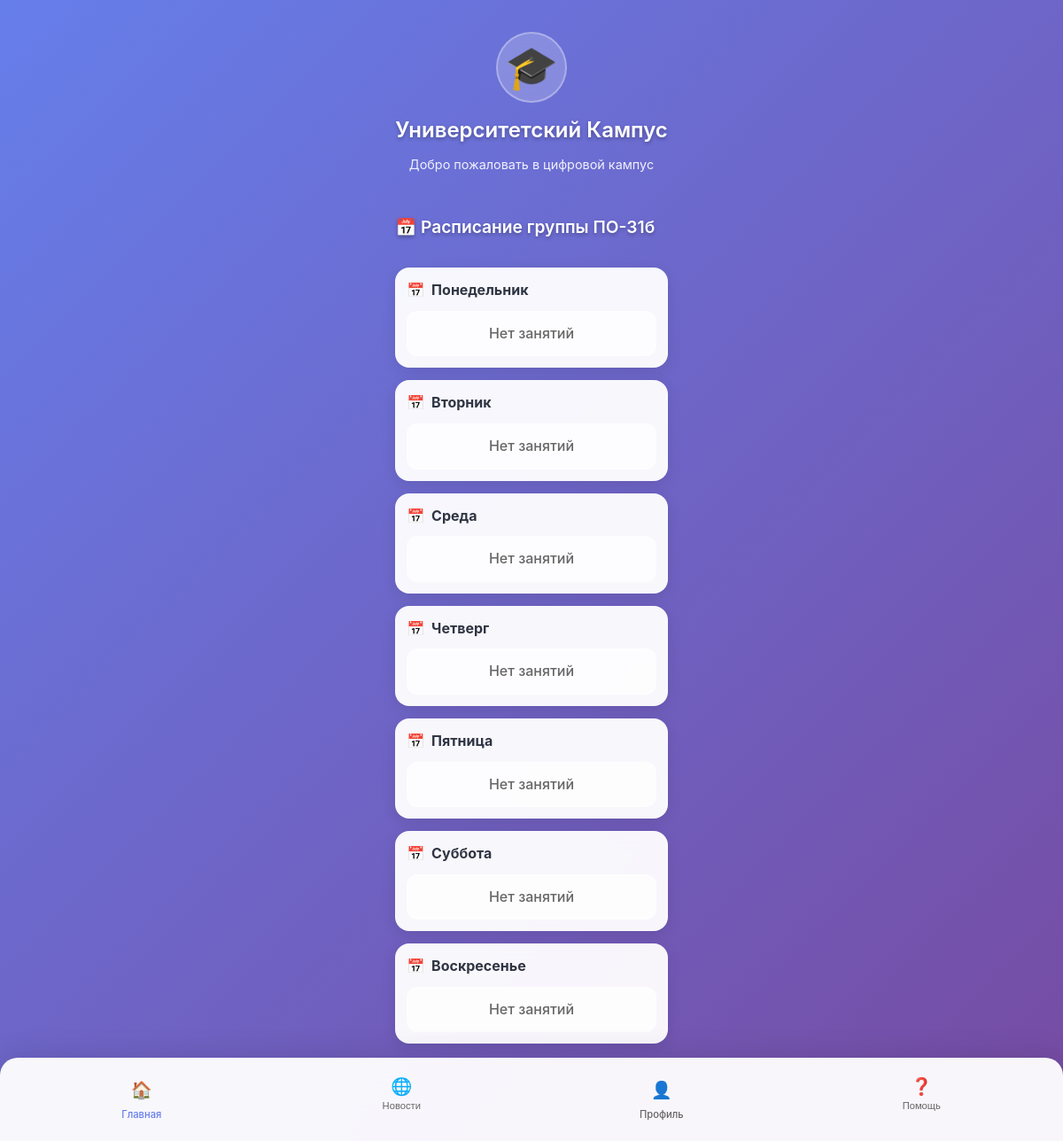
Page /schedule/ on the earlier database version.
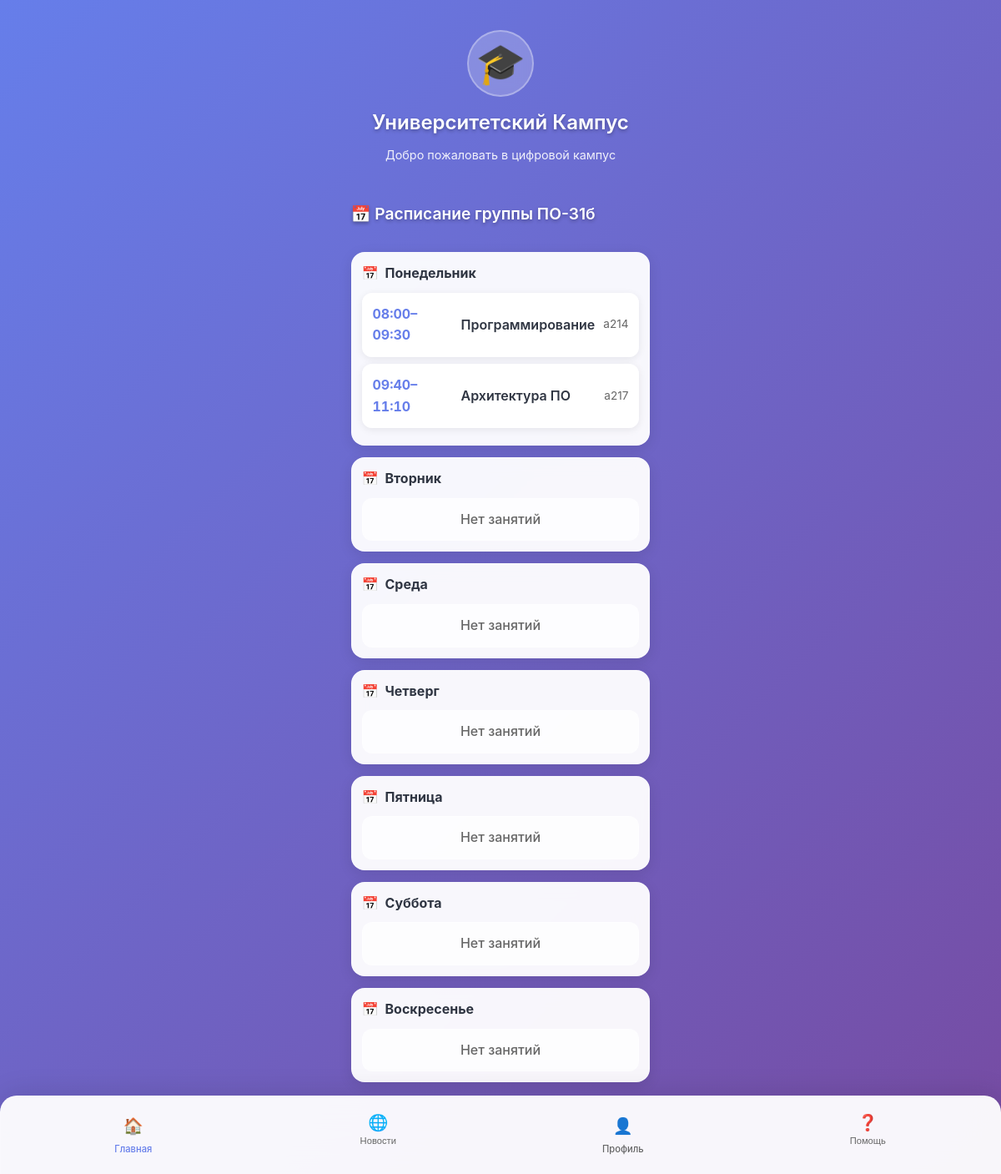
Same page on the later database version.
### main/models.py (models this page shows, shortened)
class StudentGroup(models.Model):
    university = models.ForeignKey('University', on_delete=models.CASCADE, related_name='groups', null=True)
    program = models.ForeignKey('Program', on_delete=models.PROTECT, related_name='groups') # программа обучения
    name = models.CharField(max_length=64)  # ПО-51
    admission_year = models.PositiveSmallIntegerField()  # год начала учебы
    curator = models.ForeignKey(
        Teacher, on_delete=models.SET_NULL, null=True, blank=True, related_name='curating_groups'
    )
    class Meta:
        unique_together = [("program", "name")]
        indexes = [models.Index(fields=["admission_year"])]

class ScheduleSlot(models.Model):
    WEEKDAY = [
        (1, "Понедельник"),
        (2, "Вторник"),
        (3, "Среда"),
        (4, "Четверг"),
        (5, "Пятница"),
        (6, "Суббота"),
        (7, "Воскресенье"),
    ]
    PARITY = [
        ("all", "Каждую"),
        ("odd", "Нечётные"),
        ("even", "Чётные"),
    ]
    university = models.ForeignKey(
        University, on_delete=models.CASCADE, related_name="schedule_slots", verbose_name="Университет"
    )
    teaching = models.ForeignKey(
        Teaching, on_delete=models.CASCADE, related_name="schedule_slots", verbose_name="Курс (Teaching)"
    )
    groups = models.ManyToManyField(
        StudentGroup, related_name="schedule_slots", blank=True, verbose_name="Группы"
    )
    weekday = models.PositiveSmallIntegerField(choices=WEEKDAY, verbose_name="День недели")
    start_time = models.TimeField(verbose_name="Начало")
    end_time = models.TimeField(verbose_name="Конец")
    week_parity = models.CharField(
        max_length=5, choices=PARITY, default="all", verbose_name="Чётность недели"
    )
    start_date = models.DateField(verbose_name="Дата начала периода")
    end_date = models.DateField(verbose_name="Дата окончания периода")
    building = models.CharField(max_length=64, blank=True, verbose_name="Корпус")
    room = models.CharField(max_length=32, blank=True, verbose_name="Аудитория")
    note = models.CharField(max_length=128, blank=True, verbose_name="Примечание")
    created_at = models.DateTimeField(auto_now_add=True)
    updated_at = models.DateTimeField(auto_now=True)
    class Meta:
        ordering = ["weekday", "start_time"]
        indexes = [
            models.Index(fields=["university", "weekday", "start_time"]),
            models.Index(fields=["start_date", "end_date"]),
        ]
    def applies_on_date(self, date_obj, term_start=None):
        if not (self.start_date <= date_obj <= self.end_date):
            return False
        if self.weekday != date_obj.isoweekday():
            return False
    def effective_for_date(self, date_obj):
        if not self.applies_on_date(date_obj):
            return None

class Teaching(models.Model):
    teacher = models.ForeignKey(Teacher, on_delete=models.CASCADE, related_name='teachings')
    curriculum = models.ForeignKey(Curriculum, on_delete=models.CASCADE, related_name='teachings')
    group = models.ForeignKey(StudentGroup, on_delete=models.SET_NULL, null=True, blank=True, related_name='teachings')
    academic_year = models.CharField(max_length=9)  # учбеный год
    semester_in_year = models.PositiveSmallIntegerField(choices=[(1, "осенний"), (2, "весенний")])
    class Meta:
        unique_together = [("teacher", "curriculum", "group", "academic_year")]
        indexes = [models.Index(fields=["academic_year"])]

class Curriculum(models.Model):
    SEMESTER_CHOICES = [(i, f"{i}") for i in range(1, 13)]
    program = models.ForeignKey(Program, on_delete=models.CASCADE, related_name='curriculum') # название учебной программы
    discipline = models.ForeignKey(Discipline, on_delete=models.PROTECT, related_name='curriculum_items') #дисциплна
    semester = models.PositiveSmallIntegerField(choices=SEMESTER_CHOICES) #семестр, в котором изучается программа
    hours = models.PositiveSmallIntegerField(default=0) # количество часов
    control_form = models.CharField(
        max_length=32,
        choices=[("exam", "Экзамен"), ("test", "Зачет"), ("diff_test", "Дифф. зачет")],
        default="exam"
    ) # форма оценивания
    class Meta:
        unique_together = [("program", "discipline", "semester")]

class Discipline(models.Model):
    code = models.CharField(max_length=32, blank=True)
    title = models.CharField(max_length=256)
    ects = models.DecimalField(max_digits=4, decimal_places=1, null=True, blank=True)
    class Meta:
        unique_together = [("code", "title")]

### main/views/student.py (the view)
# urls.py: path('schedule/', views.student_schedule_view, name='student_schedule_view'),
def student_schedule_view(request):
    person = Person.objects.filter(pk=1).first()
    student = getattr(person, 'student', None)
    if not student:
        return HttpResponseForbidden("Доступно только студентам")
    group = student.student_group
    today = timezone.localdate()
    slots = (
        ScheduleSlot.objects
        .filter(university_id=student.university_id)
        .filter(Q(groups__id=group.id) | Q(teaching__group_id=group.id))
        .select_related(
            "teaching",
            "teaching__curriculum",
            "teaching__curriculum__discipline",
            "teaching__teacher",
            "teaching__teacher__person",
        )
        .prefetch_related("groups", "exceptions")
        .distinct()
        .order_by("weekday", "start_time")
    )
    week = {i: [] for i in range(1, 8)}
    for slot in slots:
        week[slot.weekday].append({
            "slot": slot,
            "today_effective": slot.effective_for_date(today),
        })
    context = {
        "group": group,
        "week": week,
        "today": today,
    }
    return render(request, "main/schedule/student_schedule.html", context)

### main/templatetags/weekdays.py (called while the page is built)
@register.filter
def weekday_name(value):
    return WEEKDAY_NAMES.get(value, "")

### main/templates/main/schedule/student_schedule.html
{% extends 'main/index.html' %}
{% load weekdays %}
{% load static %}
{% block extra_styles %}
    <link rel="stylesheet" href="{% static 'css/student_schedule.css' %}">
{% endblock %}
{% block content %}
    <section class="schedule-section">
        <h2 class="section-title">📅 Расписание группы {{ group.name }}</h2>
        {% for weekday, slots in week.items %}
            <div class="schedule-day">
                <h3 class="day-title">{{ weekday|weekday_name }}</h3>
                {% if slots %}
                    {% for s in slots %}
                        {% with slot=s.slot %}
                            <div class="schedule-card">
                                <div class="schedule-time">{{ slot.start_time | date:"H:i" }}–{{ slot.end_time | date:"H:i"}}</div>
                                <div class="schedule-subject">{{ slot.teaching.curriculum.discipline.title }}</div>
                                <div class="schedule-meta">
                                    {{ slot.building }} {{ slot.room }}
                                </div>
                            </div>
                        {% endwith %}
                    {% endfor %}
                {% else %}
                    <div class="schedule-empty">Нет занятий</div>
                {% endif %}
            </div>
        {% endfor %}
    </section>
{% endblock %}

### main/templates/main/index.html (shortened to what this page needs)
<!DOCTYPE html>
{% load static %}
<html lang="ru">
<head>
    <link rel="stylesheet" href="{% static 'css/styles.css' %}">
    {% block extra_styles %}{% endblock %}
</head>
<body>
    <div class="container">
        {% include 'main/menu/header_menu.html' %}
        {% block content %}{% endblock %}
    </div>
    {% include 'main/menu/nav_menu.html' %}
</body>
</html>

### main/templates/main/menu/header_menu.html
{% load static %}
<header class="header">
    <div class="university-logo">
        <div class="logo-icon">🎓</div>
        <h1>Университетский Кампус</h1>
    </div>
    <p class="welcome-text">Добро пожаловать в цифровой кампус</p>
</header>

### main/templates/main/menu/nav_menu.html
{% load static %}
<nav class="bottom-nav">
    <a href="{% url 'index' %}" class="nav-item active" data-page="main">
        <span class="nav-icon">🏠</span>
        <span class="nav-text">Главная</span>
    </a>
    <button class="nav-item" data-page="news">
        <span class="nav-icon">🌐</span>
        <span class="nav-text">Новости</span>
    </button>
    <a href="{% url 'profile_view' %}" class="nav-item" data-page="profile">
        <span class="nav-icon">👤</span>
        <span class="nav-text">Профиль</span>
    </a>
    <button class="nav-item" data-page="help">
        <span class="nav-icon">❓</span>
        <span class="nav-text">Помощь</span>
    </button>
</nav>

### main/static/css/styles.css (style rules this page uses)
* { margin: 0; padding: 0; box-sizing: border-box; -webkit-tap-highlight-color: transparent; }
html, body { height: 100%; }
body { font-family: -apple-system, BlinkMacSystemFont, 'Segoe UI', Roboto, Oxygen, Ubuntu, sans-serif; background: linear-gradient(135deg, #667eea 0%, #764ba2 100%); color: #333; line-height: 1.6; min-height: 100vh; padding: env(safe-area-inset-top) env(safe-area-inset-right) env(safe-area-inset-bottom) env(safe-area-inset-left); display: flex; flex-direction: column; background-attachment: fixed; }
.container { max-width: 100%; padding: 16px; margin: 0 auto; flex: 1; display: flex; flex-direction: column; padding-bottom: 100px; }
.header { text-align: center; margin-bottom: 24px; padding: 20px 0; }
.university-logo { display: flex; flex-direction: column; align-items: center; gap: 12px; }
.logo-icon { font-size: 3rem; background: rgba(255, 255, 255, 0.2); width: 80px; height: 80px; border-radius: 50%; display: flex; align-items: center; justify-content: center; backdrop-filter: blur(10px); border: 2px solid rgba(255, 255, 255, 0.3); }
.header h1 { color: white; font-size: 1.5rem; font-weight: 600; margin: 0; text-shadow: 0 2px 4px rgba(0, 0, 0, 0.3); }
.welcome-text { color: rgba(255, 255, 255, 0.9); font-size: 0.9rem; margin-top: 8px; }
.section-title { color: white; font-size: 1.2rem; font-weight: 600; margin-bottom: 16px; text-shadow: 0 2px 4px rgba(0, 0, 0, 0.3); }
.bottom-nav { position: fixed; bottom: 0; left: 0; right: 0; display: flex; background: rgba(255, 255, 255, 0.95); border-radius: 20px 20px 0 0; padding: 12px; box-shadow: 0 -4px 32px rgba(0, 0, 0, 0.1); backdrop-filter: blur(20px); border: 1px solid rgba(255, 255, 255, 0.2); border-bottom: none; z-index: 1000; padding-bottom: calc(12px + env(safe-area-inset-bottom)); }
.nav-item { flex: 1; background: none; border: none; padding: 8px 4px; display: flex; flex-direction: column; align-items: center; gap: 4px; border-radius: 12px; cursor: pointer; transition: background-color 0.2s ease; color: #666; text-decoration: none; }
.nav-item.active { color: #667eea; }
.nav-icon { font-size: 1.2rem; }
.nav-text { font-size: 0.7rem; font-weight: 500; }
@media (min-height: 800px) { .container { padding-bottom: 110px; } }

### main/static/css/student_schedule.css (style rules this page uses)
.schedule-section { display: flex; flex-direction: column; gap: 14px; }
.schedule-day { background: rgba(255, 255, 255, 0.95); border-radius: 16px; padding: 12px; box-shadow: 0 4px 16px rgba(0,0,0,0.1); backdrop-filter: blur(10px); border: 1px solid rgba(255,255,255,0.2); }
.day-title { color: #2f3542; font-size: 1rem; font-weight: 700; margin-bottom: 10px; display: flex; align-items: center; gap: 8px; }
.day-title::before { content: "📅"; font-size: 1rem; }
.schedule-card { display: grid; grid-template-columns: 96px 1fr auto; gap: 10px; align-items: center; background: rgba(255, 255, 255, 0.95); border-radius: 12px; padding: 12px; margin-bottom: 8px; box-shadow: 0 2px 10px rgba(0,0,0,0.08); border: 1px solid rgba(255,255,255,0.2); }
.schedule-time { font-variant-numeric: tabular-nums; font-weight: 700; color: #667eea; }
.schedule-subject { font-weight: 600; color: #2f3542; }
.schedule-meta { font-size: 0.85rem; color: #666; text-align: right; }
.schedule-empty { background: rgba(255, 255, 255, 0.75); border: 1px solid rgba(255, 255, 255, 0.25); border-radius: 12px; padding: 12px; text-align: center; color: #666; font-weight: 500; }

Differences in the rows shown:
added ScheduleSlot: slot.start_time "08:00", slot.end_time "09:30", slot.teaching.curriculum.discipline "Программирование", slot.room "а214"
added ScheduleSlot: slot.start_time "09:40", slot.end_time "11:10", slot.teaching.curriculum.discipline "Архитектура ПО", slot.room "a217"
Other differences:
list line gone: "Нет занятий"
